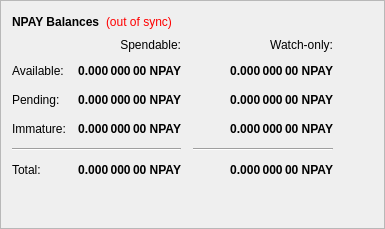
        <widget class="QFrame" name="frame">
         <property name="frameShape">
          <enum>QFrame::StyledPanel</enum>
         </property>
         <property name="frameShadow">
          <enum>QFrame::Raised</enum>
         </property>
         <layout class="QVBoxLayout" name="verticalLayout_4">
          <item>
           <layout class="QHBoxLayout" name="horizontalLayout_4">
            <item>
             <widget class="QLabel" name="label_5">
              <property name="font">
               <font>
                <weight>75</weight>
                <bold>true</bold>
               </font>
              </property>
              <property name="text">
               <string>NPAY Balances</string>
              </property>
             </widget>
            </item>
            <item>
             <widget class="QLabel" name="labelWalletStatus">
              <property name="cursor">
               <cursorShape>WhatsThisCursor</cursorShape>
              </property>
              <property name="toolTip">
               <string>The displayed information may be out of date. Your wallet automatically synchronizes with the NPay network after a connection is established, but this process has not completed yet.</string>
              </property>
              <property name="styleSheet">
               <string notr="true">QLabel { color: red; }</string>
              </property>
              <property name="text">
               <string notr="true">(out of sync)</string>
              </property>
              <property name="alignment">
               <set>Qt::AlignLeading|Qt::AlignLeft|Qt::AlignVCenter</set>
              </property>
             </widget>
            </item>
            <item>
             <spacer name="horizontalSpacer_3">
              <property name="orientation">
               <enum>Qt::Horizontal</enum>
              </property>
              <property name="sizeHint" stdset="0">
               <size>
                <width>40</width>
                <height>20</height>
               </size>
              </property>
             </spacer>
            </item>
           </layout>
          </item>
          <item>
           <layout class="QGridLayout" name="gridLayout">
            <property name="spacing">
             <number>12</number>
            </property>
            <item row="2" column="2">
             <widget class="QLabel" name="labelWatchPending">
              <property name="font">
               <font>
                <weight>75</weight>
                <bold>true</bold>
               </font>
              </property>
              <property name="cursor">
               <cursorShape>IBeamCursor</cursorShape>
              </property>
              <property name="toolTip">
               <string>Unconfirmed transactions to watch-only addresses</string>
              </property>
              <property name="text">
               <string notr="true">0.000 000 00 NPAY</string>
              </property>
              <property name="alignment">
               <set>Qt::AlignRight|Qt::AlignTrailing|Qt::AlignVCenter</set>
              </property>
              <property name="textInteractionFlags">
               <set>Qt::LinksAccessibleByMouse|Qt::TextSelectableByKeyboard|Qt::TextSelectableByMouse</set>
              </property>
             </widget>
            </item>
            <item row="2" column="1">
             <widget class="QLabel" name="labelUnconfirmed">
              <property name="font">
               <font>
                <weight>75</weight>
                <bold>true</bold>
               </font>
              </property>
              <property name="cursor">
               <cursorShape>IBeamCursor</cursorShape>
              </property>
              <property name="toolTip">
               <string>Total of transactions that have yet to be confirmed, and do not yet count toward the spendable balance</string>
              </property>
              <property name="text">
               <string notr="true">0.000 000 00 NPAY</string>
              </property>
              <property name="alignment">
               <set>Qt::AlignRight|Qt::AlignTrailing|Qt::AlignVCenter</set>
              </property>
              <property name="textInteractionFlags">
               <set>Qt::LinksAccessibleByMouse|Qt::TextSelectableByKeyboard|Qt::TextSelectableByMouse</set>
              </property>
             </widget>
            </item>
            <item row="3" column="2">
             <widget class="QLabel" name="labelWatchImmature">
              <property name="font">
               <font>
                <weight>75</weight>
                <bold>true</bold>
               </font>
              </property>
              <property name="cursor">
               <cursorShape>IBeamCursor</cursorShape>
              </property>
              <property name="toolTip">
               <string>Staked or masternode rewards in watch-only addresses that has not yet matured</string>
              </property>
              <property name="text">
               <string notr="true">0.000 000 00 NPAY</string>
              </property>
              <property name="alignment">
               <set>Qt::AlignRight|Qt::AlignTrailing|Qt::AlignVCenter</set>
              </property>
              <property name="textInteractionFlags">
               <set>Qt::LinksAccessibleByMouse|Qt::TextSelectableByKeyboard|Qt::TextSelectableByMouse</set>
              </property>
             </widget>
            </item>
            <item row="4" column="0" colspan="2">
             <widget class="Line" name="lineSpendableBalance">
              <property name="orientation">
               <enum>Qt::Horizontal</enum>
              </property>
             </widget>
            </item>
            <item row="4" column="2">
             <widget class="Line" name="lineWatchBalance">
              <property name="sizePolicy">
               <sizepolicy hsizetype="Preferred" vsizetype="Fixed">
                <horstretch>0</horstretch>
                <verstretch>0</verstretch>
               </sizepolicy>
              </property>
              <property name="minimumSize">
               <size>
                <width>140</width>
                <height>0</height>
               </size>
              </property>
              <property name="orientation">
               <enum>Qt::Horizontal</enum>
              </property>
             </widget>
            </item>
            <item row="5" column="0">
             <widget class="QLabel" name="labelTotalText">
              <property name="text">
               <string>Total:</string>
              </property>
             </widget>
            </item>
            <item row="3" column="1">
             <widget class="QLabel" name="labelImmature">
              <property name="font">
               <font>
                <weight>75</weight>
                <bold>true</bold>
               </font>
              </property>
              <property name="cursor">
               <cursorShape>IBeamCursor</cursorShape>
              </property>
              <property name="toolTip">
               <string>Staked or masternode rewards that has not yet matured</string>
              </property>
              <property name="text">
               <string notr="true">0.000 000 00 NPAY</string>
              </property>
              <property name="alignment">
               <set>Qt::AlignRight|Qt::AlignTrailing|Qt::AlignVCenter</set>
              </property>
              <property name="textInteractionFlags">
               <set>Qt::LinksAccessibleByMouse|Qt::TextSelectableByKeyboard|Qt::TextSelectableByMouse</set>
              </property>
             </widget>
            </item>
            <item row="2" column="3">
             <spacer name="horizontalSpacer_2">
              <property name="orientation">
               <enum>Qt::Horizontal</enum>
              </property>
              <property name="sizeHint" stdset="0">
               <size>
                <width>40</width>
                <height>20</height>
               </size>
              </property>
             </spacer>
            </item>
            <item row="3" column="0">
             <widget class="QLabel" name="labelImmatureText">
              <property name="text">
               <string>Immature:</string>
              </property>
             </widget>
            </item>
            <item row="5" column="1">
             <widget class="QLabel" name="labelTotal">
              <property name="font">
               <font>
                <weight>75</weight>
                <bold>true</bold>
               </font>
              </property>
              <property name="cursor">
               <cursorShape>IBeamCursor</cursorShape>
              </property>
              <property name="toolTip">
               <string>Your current total balance</string>
              </property>
              <property name="text">
               <string notr="true">0.000 000 00 NPAY</string>
              </property>
              <property name="alignment">
               <set>Qt::AlignRight|Qt::AlignTrailing|Qt::AlignVCenter</set>
              </property>
              <property name="textInteractionFlags">
               <set>Qt::LinksAccessibleByMouse|Qt::TextSelectableByKeyboard|Qt::TextSelectableByMouse</set>
              </property>
             </widget>
            </item>
            <item row="5" column="2">
             <widget class="QLabel" name="labelWatchTotal">
              <property name="font">
               <font>
                <weight>75</weight>
                <bold>true</bold>
               </font>
              </property>
              <property name="cursor">
               <cursorShape>IBeamCursor</cursorShape>
              </property>
              <property name="toolTip">
               <string>Current total balance in watch-only addresses</string>
              </property>
              <property name="text">
               <string notr="true">0.000 000 00 NPAY</string>
              </property>
              <property name="alignment">
               <set>Qt::AlignRight|Qt::AlignTrailing|Qt::AlignVCenter</set>
              </property>
              <property name="textInteractionFlags">
               <set>Qt::LinksAccessibleByMouse|Qt::TextSelectableByKeyboard|Qt::TextSelectableByMouse</set>
              </property>
             </widget>
            </item>
            <item row="0" column="2">
             <widget class="QLabel" name="labelWatchonly">
              <property name="text">
               <string>Watch-only:</string>
              </property>
              <property name="alignment">
               <set>Qt::AlignRight|Qt::AlignTrailing|Qt::AlignVCenter</set>
              </property>
             </widget>
            </item>
            <item row="1" column="0">
             <widget class="QLabel" name="labelBalanceText">
              <property name="text">
               <string>Available:</string>
              </property>
             </widget>
            </item>
            <item row="1" column="1">
             <widget class="QLabel" name="labelBalance">
              <property name="font">
               <font>
                <weight>75</weight>
                <bold>true</bold>
               </font>
              </property>
              <property name="cursor">
               <cursorShape>IBeamCursor</cursorShape>
              </property>
              <property name="toolTip">
               <string>Your current spendable balance</string>
              </property>
              <property name="text">
               <string notr="true">0.000 000 00 NPAY</string>
              </property>
              <property name="alignment">
               <set>Qt::AlignRight|Qt::AlignTrailing|Qt::AlignVCenter</set>
              </property>
              <property name="textInteractionFlags">
               <set>Qt::LinksAccessibleByMouse|Qt::TextSelectableByKeyboard|Qt::TextSelectableByMouse</set>
              </property>
             </widget>
            </item>
            <item row="1" column="2">
             <widget class="QLabel" name="labelWatchAvailable">
              <property name="font">
               <font>
                <weight>75</weight>
                <bold>true</bold>
               </font>
              </property>
              <property name="cursor">
               <cursorShape>IBeamCursor</cursorShape>
              </property>
              <property name="toolTip">
               <string>Your current balance in watch-only addresses</string>
              </property>
              <property name="text">
               <string notr="true">0.000 000 00 NPAY</string>
              </property>
              <property name="alignment">
               <set>Qt::AlignRight|Qt::AlignTrailing|Qt::AlignVCenter</set>
              </property>
              <property name="textInteractionFlags">
               <set>Qt::LinksAccessibleByMouse|Qt::TextSelectableByKeyboard|Qt::TextSelectableByMouse</set>
              </property>
             </widget>
            </item>
            <item row="2" column="0">
             <widget class="QLabel" name="labelPendingText">
              <property name="text">
               <string>Pending:</string>
              </property>
             </widget>
            </item>
            <item row="0" column="1">
             <widget class="QLabel" name="labelSpendable">
              <property name="text">
               <string>Spendable:</string>
              </property>
              <property name="alignment">
               <set>Qt::AlignRight|Qt::AlignTrailing|Qt::AlignVCenter</set>
              </property>
             </widget>
            </item>
           </layout>
          </item>
          <item>
           <spacer name="verticalSpacer_4">
            <property name="orientation">
             <enum>Qt::Vertical</enum>
            </property>
            <property name="sizeHint" stdset="0">
             <size>
              <width>20</width>
              <height>40</height>
             </size>
            </property>
           </spacer>
          </item>
         </layout>
        </widget>
